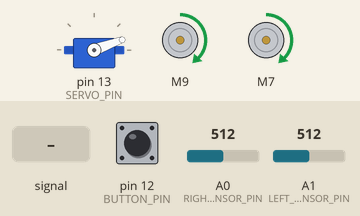
Simulated run of this sketch. Board: Arduino Uno, built with avr-gcc and run on an emulated ATmega328P. On the bench: servo, 2 × DC motor (green arrow = forward, orange = backward, longer = faster). The test bench sets the inputs (shaded band); at power-on: A1 (LEFT_SENSOR_PIN) = 512, pin 12 (BUTTON_PIN) LOW, A0 (RIGHT_SENSOR_PIN) = 512. At 14.5 s the program stops and its outputs stay as they are.

Above: at 2.0 s.
2.1 s: A0 (RIGHT_SENSOR_PIN) fed a 2 Hz sine of ±306 counts around its level
At 2.68 s:
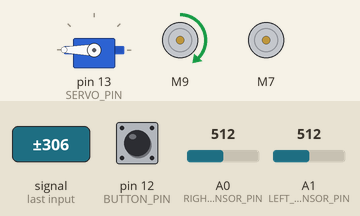
At 4.98 s:
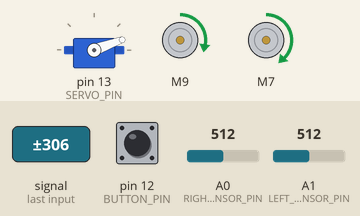
5.1 s: A1 (LEFT_SENSOR_PIN) set to 716
At 5.62 s:
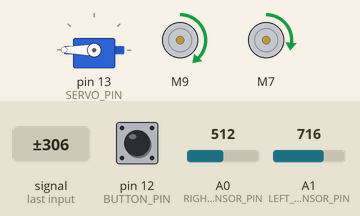
8.1 s: pin 12 (BUTTON_PIN) pulled HIGH for 1 s
Timing chart, 0 to 16.0 s (numbered marks = the images above; inputs shaded):
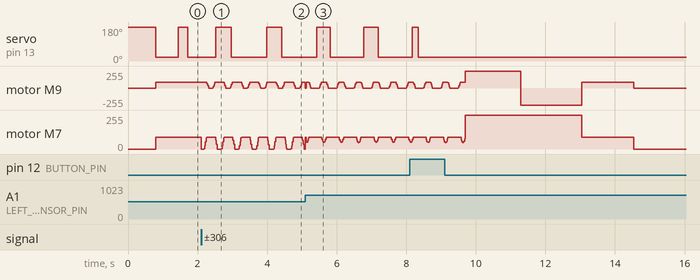

The sketch:

CrunchLabsSketch-autoknockdown-level3.ino
```cpp
#include <SparkFun_TB6612.h>                                //motor driver library
#include <Servo.h>                                          //servo controller library
#include <OneButton.h>                                      //button handling library

#define KP                0.4                               //P term for PID controller
#define KD                0.8                               //D term for PID controller
#define TOP_SPEED         90                                //PWM value for max speed of motors
#define SERVO_RIGHT       20                                //PWM value to make the servo move right
#define SERVO_LEFT        180                               //PWM value to make the servo move left.
#define SERVO_PIN         13                                //PWM pin for domino dispensing servo
#define AIN1              9                                 //motor driver
#define BIN1              7                                 //motor driver
#define AIN2              10                                //motor driver
#define BIN2              6                                 //motor driver
#define PWMA              11                                //motor driver
#define PWMB              5                                 //motor driver
#define STBY              8                                 //motor driver
#define OFFSET_A          1                                 //Switch to -1 if the motor is running backwards
#define OFFSET_B          1                                 //Switch to -1 if the motor is running backwards
#define LEFT_SENSOR_PIN   A1                                //Left line sensor pin
#define RIGHT_SENSOR_PIN  A0                                //Right sensor pin
#define DISPENSE_DISTANCE 500000                            //Value combinedMotorSpeed needs to reach to drop a domino. Decreasing this puts dominoes closer together.
#define BUTTON_PIN        12                                //The pin the switch for detecting domino outage is connected to.

int turnTime = 1750;

//set up the servo
Servo servoMotor;                                           //Create an instance of a servo motor object

//set up the drive motors
Motor motor1 = Motor(AIN1, AIN2, PWMA, OFFSET_A, STBY);
Motor motor2 = Motor(BIN1, BIN2, PWMB, OFFSET_B, STBY);
int combinedmotorspeed, leftMotorSpeed, rightMotorSpeed;    //creating variables like this initializes all their values to 0.

// Define variables for PID control
float lastError, derivative, controlSignal;                 //these initialize to 0/
int error;

//Line sensor variables
int leftSensorValue, rightSensorValue;                      //variables for storing the value of the line sensors

//Out of dominoes switch setup
OneButton stopButton = OneButton(BUTTON_PIN, false, false); //Active high, no internal pullup resistor
bool stopButtonPressed = false;                             //Boolean for tracking the state of the button

//Distance based domino dropping variables
unsigned long distanceSinceLastDrop = DISPENSE_DISTANCE;    //Starting with this as DISPENSE_DISTANCE makes the vehicle drop a domino immediately.
bool dominoDropped = false;
bool startupButtonPressed = false; // Flag to track if button was pressed at startup

void setup()
{
  digitalWrite(STBY, HIGH);                  //Enable the motor driver
  servoMotor.attach(SERVO_PIN);              //Attach the servo to the specified pin
  servoMotor.write(SERVO_LEFT);              //Set initial servo position to the left to pick up a domino for immediate dispensing

  //Set up the button handler to detect long press of limit switch.
  //Have to use longPress because switch is pressed and held, not pressed and release as a single click.
  if (digitalRead(BUTTON_PIN) == HIGH) { // Check if the button is pressed at startup
    startupButtonPressed = true; // Set flag if button is pressed
  }

  stopButton.setPressMs(200);                //Sets up the button handler to wait for 200ms before reporting the limit switch is pressed.
  stopButton.attachLongPressStart([]() {     //Lambda function that sets stopButtonPressed flag to true when the switch is pressed.
    stopButtonPressed = true;
  });
  delay(800);                                //wait most of a second just to be sure that the domino is picked up.
}

void loop() {
  //First, take care of the line following functions. We want to follow the line regardless of whether or not we're out of dominoes.
  //Even when the vehicle runs out of dominoes, it should follow the line to the next point where a domino needs to be, then stop.

  //Read the line sensors and calculate control signal.
  leftSensorValue = analogRead(LEFT_SENSOR_PIN);                //Read line sensor values
  rightSensorValue = analogRead(RIGHT_SENSOR_PIN);
  error = leftSensorValue - rightSensorValue;                   //Calculate the error (difference between the two sensor values)
  derivative = error - lastError;                               //Calculate the derivative term, which is how fast the error is changing
  controlSignal = (KP * error) + (KD * derivative);             //Calculate the control signal
  lastError = error;                                            //Store the current error for the next iteration

  // Calculate motor speeds based on the control signal
  leftMotorSpeed = TOP_SPEED - controlSignal;                   //If the error is positive, this slows down the motor on the left
  rightMotorSpeed = TOP_SPEED + controlSignal;                  //and speeds up the motor on the right. Vice versa if the error is negative.

  // Ensure motor speeds are within the valid range
  leftMotorSpeed = constrain(leftMotorSpeed, 0, TOP_SPEED);     //This makes the speed be somewhere between 0 and TOP_SPEED
  rightMotorSpeed = constrain(rightMotorSpeed, 0, TOP_SPEED);

  // Apply motor speeds
  motor1.drive(leftMotorSpeed);
  motor2.drive(rightMotorSpeed);
  combinedmotorspeed = leftMotorSpeed + rightMotorSpeed;
  distanceSinceLastDrop += combinedmotorspeed;

  //That's it for the line following functions, now move on to dispensing dominoes at the appropriate time.

  stopButton.tick();                    //Check the switch to see if we're out of dominoes or not. This has to be called every time through the loop()
  if (startupButtonPressed) {
    // If the button was pressed at startup, keep all motor commands disabled or in a safe state
    servoMotor.write(SERVO_RIGHT);
    motor1.brake();
    motor2.brake();
    while(true);
  }

  if (!stopButtonPressed) {             //If the limit switch is not pressed, this is true and the domino dispensing code executes
    //figure out when to dispense a domino based on how far the robot has travelled.

    if ((distanceSinceLastDrop >= DISPENSE_DISTANCE) && !dominoDropped) {              //if we've travelled far enough and a domino hasn't been dropped yet
      servoMotor.write(SERVO_RIGHT);
      distanceSinceLastDrop = 0;                                                       //reset the distance count to 0 because we just dropped a domino
      dominoDropped = true;                                                            //domino has been dropped
    } else if ((distanceSinceLastDrop >= 0.7 * DISPENSE_DISTANCE) && dominoDropped) {  //if a domino was dropped and we're far enough away to close the domino gate without jamming
      servoMotor.write(SERVO_LEFT);                                                    //pick up a new domino for dropping
      dominoDropped = false;                                                           //we haven't dropped the new domino, so now this is false
    }
  }
  else {                                                //This code executes if the limit switch is pressed (vehicle is out of dominoes)
    if (!dominoDropped) {                               //Check if a domino has been dropped
      servoMotor.write(SERVO_RIGHT);                    //If a domino is still in the magazine, drop the domino
      distanceSinceLastDrop = 0;                        //Reset the distanceSinceLastDrop
      dominoDropped = true;
    }
    if (distanceSinceLastDrop >= DISPENSE_DISTANCE) {   //Drive to the next point where a domino needs to be dropped.
      motor1.drive(255);
      motor2.drive(255);
      delay(1600);                                       //This delay will impact how far the robot drives before turning
      motor1.drive(-255);
      motor2.drive(255);
      delay(turnTime);                                      //This delay will impact how far the robot turns
      motor1.drive(90);
      motor2.drive(90);
      delay(1500);                                      //This delay will impact how far the robot drives back towards the line of dominos
      motor1.brake();
      motor2.brake();
      while(true);                                      //Stay in this position forever. This loop just repeats endlessly, or at least until the physical reset button is pressed.
    }
  }
}
```
